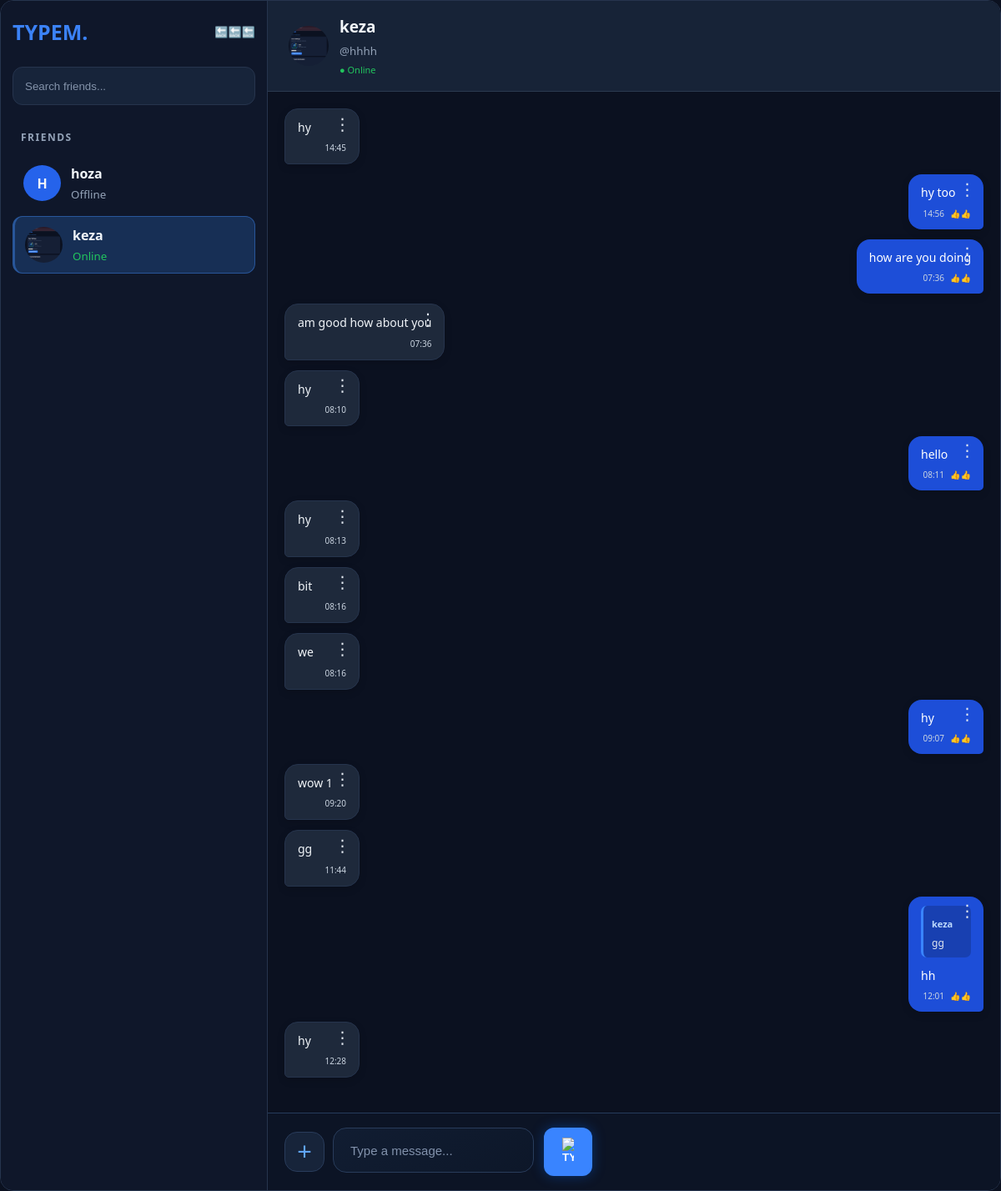
The app's page /typem/conversation.php?user=2 (signed in) with its own data.
### tables this page shows
CREATE TABLE `users` (
  `id` int(11) NOT NULL,
  `username` varchar(50) NOT NULL,
  `display_name` varchar(100) NOT NULL,
  `password_hash` varchar(255) NOT NULL,
  `profile_picture` varchar(255) DEFAULT NULL,
  `is_online` tinyint(1) DEFAULT 0,
  `created_at` timestamp NOT NULL DEFAULT current_timestamp()
);

CREATE TABLE `messages` (
  `id` int(11) NOT NULL,
  `sender_id` int(11) NOT NULL,
  `receiver_id` int(11) NOT NULL,
  `message` text NOT NULL,
  `reply_to` int(11) DEFAULT NULL,
  `is_read` tinyint(1) DEFAULT 0,
  `created_at` timestamp NOT NULL DEFAULT current_timestamp(),
  `attachment_path` varchar(255) DEFAULT NULL,
  `attachment_name` varchar(255) DEFAULT NULL,
  `attachment_type` varchar(100) DEFAULT NULL,
  `attachment_size` int(11) DEFAULT NULL
);

### typem/conversation.php (the view, shortened to what this page needs)
<?php
require_once "config/database.php";
$current_id = (int) $_SESSION["user_id"];
$friend_id = filter_input(INPUT_GET, "user", FILTER_VALIDATE_INT);
function h($value): string {
    return htmlspecialchars((string)($value ?? ""), ENT_QUOTES, "UTF-8");
}
$stmt = $conn->prepare(
    "SELECT id, username, display_name, profile_picture, is_online
     FROM users
     WHERE id = ?
     LIMIT 1"
);
$stmt->bind_param("i", $friend_id);
$stmt->execute();
$friend = $stmt->get_result()->fetch_assoc();
$friend_name = !empty($friend["display_name"])
    ? $friend["display_name"]
    : $friend["username"];
$people_stmt = $conn->prepare(
    "SELECT id, username, display_name, profile_picture, is_online
     FROM users
     WHERE id != ?
     ORDER BY display_name ASC
     LIMIT 50"
);
$people_stmt->bind_param("i", $current_id);
$people_stmt->execute();
$people = $people_stmt->get_result();
$stmt = $conn->prepare(
    "SELECT
        m.id,
        m.sender_id,
        m.message,
        m.reply_to,
        m.created_at,
        m.is_read,
        m.attachment_path,
        m.attachment_name,
        m.attachment_type,
        m.attachment_size,
        original.message AS reply_message,
        original.sender_id AS reply_sender_id
     FROM messages m
     LEFT JOIN messages original
        ON m.reply_to = original.id
     WHERE
        (m.sender_id = ? AND m.receiver_id = ?)
        OR
        (m.sender_id = ? AND m.receiver_id = ?)
     ORDER BY m.id DESC
     LIMIT 100"
);
$stmt->bind_param(
    "iiii",
    $current_id,
    $friend_id,
    $friend_id,
    $current_id
);
$stmt->execute();
$result = $stmt->get_result();
$messages = [];
while ($row = $result->fetch_assoc()) {
    $messages[] = $row;
}
$messages = array_reverse($messages);
$last_message_id = !empty($messages)
    ? (int) end($messages)["id"]
    : 0;
?>
<!DOCTYPE html>
<html lang="en">
<head>
</head>
<body>
<div class="chat-layout">
    <aside class="chat-sidebar">
        <div class="sidebar-top">
            <h2>TYPEM.</h2>
            <a href="chart.php">🔙🔙🔙</a>
        </div>
        <input
            type="text"
            id="friendSearch"
            placeholder="Search friends..."
            autocomplete="off"
        >
        <h3>Friends</h3>
        <div class="friends-list">
            <?php while ($person = $people->fetch_assoc()): ?>
                <?php
                $person_name = !empty($person["display_name"])
                    ? $person["display_name"]
                    : $person["username"];
                ?>
                <a
                    href="conversation.php?user=<?= (int)$person["id"] ?>"
                    class="friend-item <?= ((int)$person["id"] === $friend_id) ? 'active' : '' ?>"
                >
                    <?php if (!empty($person["profile_picture"])): ?>
                        <img
                            src="<?= h($person["profile_picture"]) ?>"
                            class="avatar"
                            alt="Profile picture"
                        >
                    <?php else: ?>
                        <div class="avatar placeholder">
                            <?= h(strtoupper(substr($person_name, 0, 1))) ?>
                        </div>
                    <?php endif; ?>
                    <div class="friend-details">
                        <strong><?= h($person_name) ?></strong>
                        <small class="<?= !empty($person["is_online"]) ? 'online' : 'offline' ?>">
                            <?= !empty($person["is_online"]) ? 'Online' : 'Offline' ?>
                        </small>
                    </div>
                </a>
            <?php endwhile; ?>
        </div>
    </aside>
    <main class="chat-main">
        <div class="header">
            <div class="header-profile">
                <?php if (!empty($friend["profile_picture"])): ?>
                    <img
                        src="<?= h($friend["profile_picture"]) ?>"
                        class="header-avatar"
                        alt="Profile picture"
                    >
                <?php else: ?>
                    <div class="header-avatar placeholder">
                        <?= h(strtoupper(substr($friend_name, 0, 1))) ?>
                    </div>
                <?php endif; ?>
                <div class="header-info">
                    <h2><?= h($friend_name) ?></h2>
                    <small>@<?= h($friend["username"]) ?></small>
                    <div class="friend-status">
                        <?= !empty($friend["is_online"]) ? "● Online" : "● Offline" ?>
                    </div>
                </div>
            </div>
        </div>
        <div class="messages" id="messages">
            <?php foreach ($messages as $msg): ?>
                <?php
                $is_sent = ((int)$msg["sender_id"] === $current_id);
                $reply_sender_name = ((int)($msg["reply_sender_id"] ?? 0) === $current_id)
                    ? "You"
                    : $friend_name;
                ?>
                <div
                    class="message <?= $is_sent ? 'sent' : 'received' ?>"
                    data-message-id="<?= (int)$msg["id"] ?>"
                >
                    <?php if (!empty($msg["reply_to"]) && !empty($msg["reply_message"])): ?>
                        <div class="reply-quote">
                            <strong><?= h($reply_sender_name) ?></strong>
                            <p><?= h($msg["reply_message"]) ?></p>
                        </div>
                    <?php endif; ?>
                    <div class="message-text"><?= nl2br(h($msg["message"])) ?></div>
                    <div class="message-meta">
                        <small><?= h(date("H:i", strtotime($msg["created_at"]))) ?></small>
                        <?php if ($is_sent && (int)$msg["is_read"] === 1): ?>
                            <span class="seen-status">👍👍</span>
                        <?php endif; ?>
                    </div>
                    <div class="message-menu-wrap">
                        <button
                            type="button"
                            class="message-menu-toggle"
                            aria-label="Message options"
                            aria-expanded="false"
                        >⋮</button>
                    </div>
                </div>
            <?php endforeach; ?>
        </div>
        <div id="typingIndicator" class="typing-indicator"></div>
        <form method="POST" enctype="multipart/form-data" class="form-area">
<div class="attachment-wrapper">
    <button type="button" id="attachBtn" class="attach-btn">+</button>
</div>
            <div class="composer-row">
                <input
                    type="text"
                    name="message"
                    id="messageInput"
                    placeholder="Type a message..."
                    maxlength="5000"
                    autocomplete="off"
                    required
                >
               <button type="submit" class="send-icon-btn"
        aria-label="Send message">
    <img src="assets/image/typem-skull.png"
         alt="TYPEM Send">
</button>
            </div>
        </form>
    </main>
</div>
</body>
</html>

### records on screen
users: display_name "H", display_name "hoza", is_online "Offline"
users: profile_picture (picture), display_name "keza", is_online "Online", username "hhhh"
messages: message "hy", created_at "14:45"
messages: message "hy too", created_at "14:56"
messages: message "how are you doing", created_at "07:36"
messages: message "am good how about you", created_at "07:36"
messages: message "hy", created_at "08:10"
messages: message "hello", created_at "08:11"
messages: message "hy", created_at "08:13"
messages: message "bit", created_at "08:16"
messages: message "we", created_at "08:16"
messages: message "hy", created_at "09:07"
messages: message "wow 1", created_at "09:20"
messages: message "gg", created_at "11:44"
messages: messages.sender_id "keza", messages.message "gg", message "hh", created_at "12:01"
messages: message "hy", created_at "12:28"
